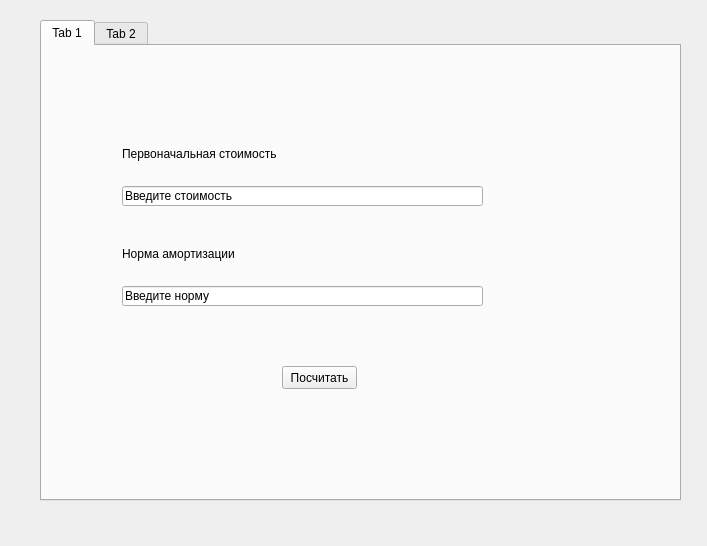
<?xml version="1.0" encoding="UTF-8"?>
<ui version="4.0">
 <class>Form</class>
 <widget class="QWidget" name="Form">
  <property name="geometry">
   <rect>
    <x>0</x>
    <y>0</y>
    <width>707</width>
    <height>546</height>
   </rect>
  </property>
  <property name="windowTitle">
   <string>Form</string>
  </property>
  <widget class="QTabWidget" name="tabWidget">
   <property name="geometry">
    <rect>
     <x>40</x>
     <y>20</y>
     <width>641</width>
     <height>481</height>
    </rect>
   </property>
   <property name="currentIndex">
    <number>0</number>
   </property>
   <widget class="QWidget" name="tab">
    <attribute name="title">
     <string>Tab 1</string>
    </attribute>
    <widget class="QLabel" name="label">
     <property name="geometry">
      <rect>
       <x>80</x>
       <y>100</y>
       <width>161</width>
       <height>16</height>
      </rect>
     </property>
     <property name="text">
      <string>Первоначальная стоимость</string>
     </property>
    </widget>
    <widget class="QLineEdit" name="line">
     <property name="geometry">
      <rect>
       <x>80</x>
       <y>140</y>
       <width>361</width>
       <height>20</height>
      </rect>
     </property>
     <property name="text">
      <string>Введите стоимость</string>
     </property>
    </widget>
    <widget class="QLabel" name="label2">
     <property name="geometry">
      <rect>
       <x>80</x>
       <y>200</y>
       <width>161</width>
       <height>16</height>
      </rect>
     </property>
     <property name="text">
      <string>Норма амортизации</string>
     </property>
    </widget>
    <widget class="QLineEdit" name="line2">
     <property name="geometry">
      <rect>
       <x>80</x>
       <y>240</y>
       <width>361</width>
       <height>20</height>
      </rect>
     </property>
     <property name="text">
      <string>Введите норму</string>
     </property>
    </widget>
    <widget class="QPushButton" name="push2">
     <property name="geometry">
      <rect>
       <x>240</x>
       <y>320</y>
       <width>75</width>
       <height>23</height>
      </rect>
     </property>
     <property name="text">
      <string>Посчитать</string>
     </property>
    </widget>
    <widget class="QLabel" name="label_2">
     <property name="geometry">
      <rect>
       <x>100</x>
       <y>280</y>
       <width>201</width>
       <height>21</height>
      </rect>
     </property>
     <property name="text">
      <string/>
     </property>
    </widget>
   </widget>
   <widget class="QWidget" name="tab_2">
    <attribute name="title">
     <string>Tab 2</string>
    </attribute>
    <widget class="QLabel" name="label3_2">
     <property name="geometry">
      <rect>
       <x>40</x>
       <y>60</y>
       <width>381</width>
       <height>261</height>
      </rect>
     </property>
     <property name="text">
      <string/>
     </property>
    </widget>
    <widget class="QPushButton" name="push">
     <property name="geometry">
      <rect>
       <x>180</x>
       <y>360</y>
       <width>101</width>
       <height>41</height>
      </rect>
     </property>
     <property name="text">
      <string>Добавить</string>
     </property>
    </widget>
    <widget class="QLabel" name="label4">
     <property name="geometry">
      <rect>
       <x>460</x>
       <y>200</y>
       <width>81</width>
       <height>16</height>
      </rect>
     </property>
     <property name="text">
      <string>Номер карты</string>
     </property>
    </widget>
    <widget class="QLineEdit" name="line3">
     <property name="geometry">
      <rect>
       <x>460</x>
       <y>220</y>
       <width>113</width>
       <height>20</height>
      </rect>
     </property>
    </widget>
    <widget class="QLabel" name="label5">
     <property name="geometry">
      <rect>
       <x>460</x>
       <y>240</y>
       <width>101</width>
       <height>16</height>
      </rect>
     </property>
     <property name="text">
      <string>Имя владельца</string>
     </property>
    </widget>
    <widget class="QLineEdit" name="line4">
     <property name="geometry">
      <rect>
       <x>460</x>
       <y>260</y>
       <width>113</width>
       <height>20</height>
      </rect>
     </property>
    </widget>
    <widget class="QLabel" name="label6">
     <property name="geometry">
      <rect>
       <x>460</x>
       <y>280</y>
       <width>101</width>
       <height>16</height>
      </rect>
     </property>
     <property name="text">
      <string>Действительна до</string>
     </property>
    </widget>
    <widget class="QLineEdit" name="line5">
     <property name="geometry">
      <rect>
       <x>460</x>
       <y>300</y>
       <width>113</width>
       <height>20</height>
      </rect>
     </property>
    </widget>
    <widget class="QLabel" name="label7">
     <property name="geometry">
      <rect>
       <x>460</x>
       <y>320</y>
       <width>101</width>
       <height>16</height>
      </rect>
     </property>
     <property name="text">
      <string>Задние цифры</string>
     </property>
    </widget>
    <widget class="QLineEdit" name="line6">
     <property name="geometry">
      <rect>
       <x>460</x>
       <y>340</y>
       <width>113</width>
       <height>20</height>
      </rect>
     </property>
    </widget>
    <widget class="QLabel" name="label8">
     <property name="geometry">
      <rect>
       <x>440</x>
       <y>40</y>
       <width>161</width>
       <height>141</height>
      </rect>
     </property>
     <property name="text">
      <string/>
     </property>
     <property name="pixmap">
      <pixmap resource="my_photo.qrc">:/photo/photo.png</pixmap>
     </property>
     <property name="scaledContents">
      <bool>true</bool>
     </property>
    </widget>
    <widget class="QTextBrowser" name="textBrowser">
     <property name="geometry">
      <rect>
       <x>-400</x>
       <y>540</y>
       <width>256</width>
       <height>192</height>
      </rect>
     </property>
    </widget>
   </widget>
  </widget>
 </widget>
 <resources>
  <include location="my_photo.qrc"/>
 </resources>
 <connections/>
</ui>
